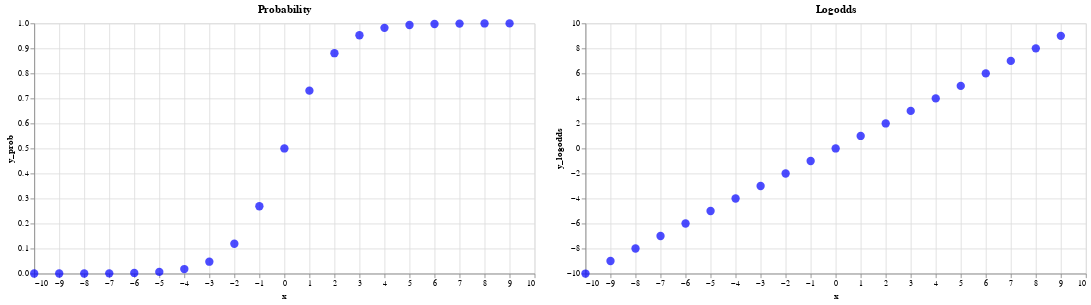

Notebook code cell kept with this figure:
### Markdown cell above
# Probability - Logodds relationship

Since we will be tackling a classification problem we want to predict probabilities (left chart in below cell output).
We nevertheless want to operate in linear space and take linear steps. As such the algorithm will work with logodds (right chart in below cell output).

(The theory behind this stems from Generalized Linear Models)

We will be visiting the probability chart to only calculate the loss (binary cross entropy loss in our case).

### Code cell
import altair as alt

x = np.arange(-10, 10, 1)
y_logodds = x 
y_prob = 1./(1. + np.exp(-y_logodds))

df = pd.DataFrame({"x" : x, "y_logodds" : y_logodds, "y_prob" : y_prob})

point_selection = alt.selection_single(on='mouseover', nearest=True)

r1c1 = alt.Chart(df).mark_circle().encode(
    x = "x:Q",
    y = "y_prob:Q",
    tooltip = "y_prob",
    color=alt.condition(point_selection, alt.value("blue"), alt.value('lightgray')),
    size = alt.value(100)
).properties(
    width=600,
    height=300,
    title="Probability"
).add_selection(
    point_selection
)
r1c2 = alt.Chart(df).mark_circle().encode(
    x = "x:Q",
    y = "y_logodds:Q",
    tooltip = "y_logodds",
    color=alt.condition(point_selection, alt.value("blue"), alt.value('lightgray')),
    size = alt.value(100)
).properties(
    width=600,
    height=300,
    title="Logodds"
).add_selection(
    point_selection
)
alt.hconcat(r1c1, r1c2)

### Figure 1 — Vega-Lite specification as saved in the notebook (floating-point values rounded to 4 significant figures)
{"config": {"view": {"continuousWidth": 400, "continuousHeight": 300}}, "hconcat": [{"mark": "circle", "encoding": {"color": {"condition": {"value": "blue", "selection": "selector002"}, "value": "lightgray"}, "size": {"value": 100}, "tooltip": {"field": "y_prob", "type": "quantitative"}, "x": {"field": "x", "type": "quantitative"}, "y": {"field": "y_prob", "type": "quantitative"}}, "height": 300, "selection": {"selector002": {"type": "single", "on": "mouseover", "nearest": true}}, "title": "Probability", "width": 600}, {"mark": "circle", "encoding": {"color": {"condition": {"value": "blue", "selection": "selector002"}, "value": "lightgray"}, "size": {"value": 100}, "tooltip": {"field": "y_logodds", "type": "quantitative"}, "x": {"field": "x", "type": "quantitative"}, "y": {"field": "y_logodds", "type": "quantitative"}}, "height": 300, "selection": {"selector002": {"type": "single", "on": "mouseover", "nearest": true}}, "title": "Logodds", "width": 600}], "data": {"name": "data-eecc52cb35bc7ee431edba41c6697bdd"}, "$schema": "https://vega.github.io/schema/vega-lite/v4.17.0.json", "datasets": {"data-eecc52cb35bc7ee431edba41c6697bdd": [{"x": -10, "y_logodds": -10, "y_prob": 4.54e-05}, {"x": -9, "y_logodds": -9, "y_prob": 0.0001234}, {"x": -8, "y_logodds": -8, "y_prob": 0.0003354}, {"x": -7, "y_logodds": -7, "y_prob": 0.0009111}, {"x": -6, "y_logodds": -6, "y_prob": 0.002473}, {"x": -5, "y_logodds": -5, "y_prob": 0.006693}, {"x": -4, "y_logodds": -4, "y_prob": 0.01799}, {"x": -3, "y_logodds": -3, "y_prob": 0.04743}, {"x": -2, "y_logodds": -2, "y_prob": 0.1192}, {"x": -1, "y_logodds": -1, "y_prob": 0.2689}, {"x": 0, "y_logodds": 0, "y_prob": 0.5}, {"x": 1, "y_logodds": 1, "y_prob": 0.7311}, {"x": 2, "y_logodds": 2, "y_prob": 0.8808}, {"x": 3, "y_logodds": 3, "y_prob": 0.9526}, {"x": 4, "y_logodds": 4, "y_prob": 0.982}, {"x": 5, "y_logodds": 5, "y_prob": 0.9933}, {"x": 6, "y_logodds": 6, "y_prob": 0.9975}, {"x": 7, "y_logodds": 7, "y_prob": 0.9991}, {"x": 8, "y_logodds": 8, "y_prob": 0.9997}, {"x": 9, "y_logodds": 9, "y_prob": 0.9999}]}}
